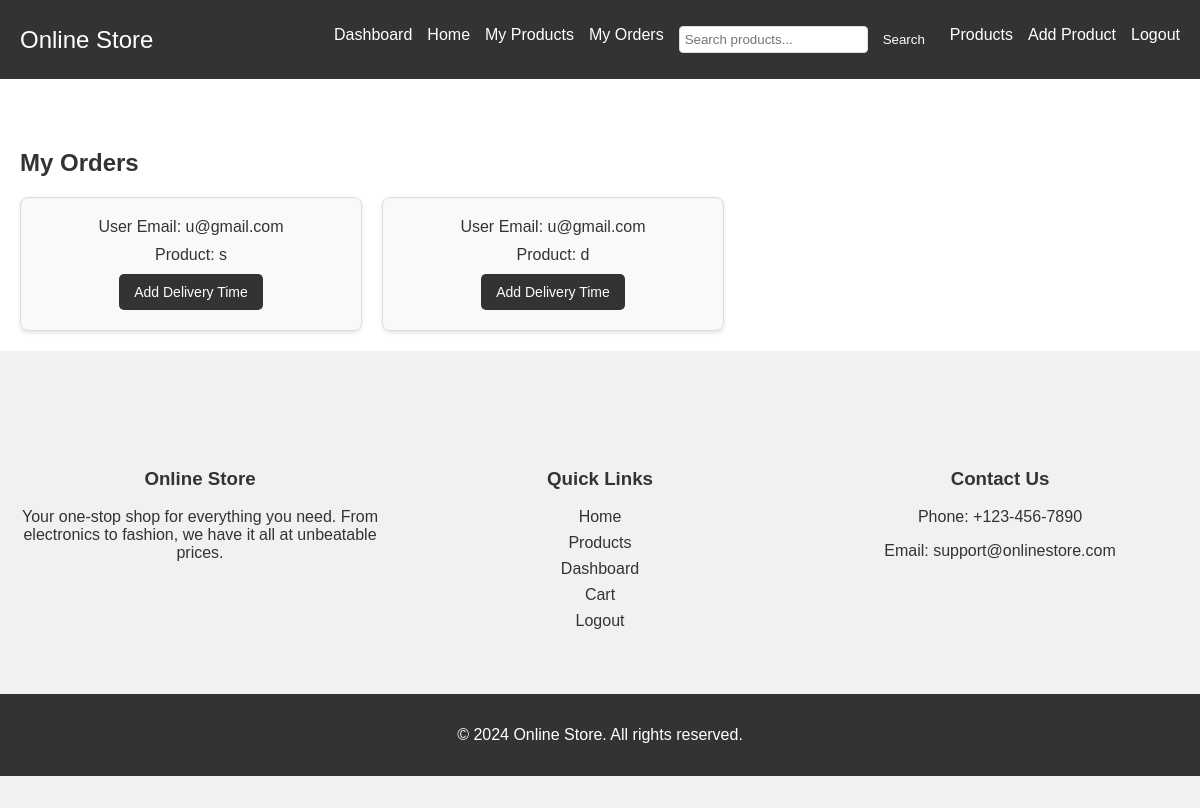
Page /dashboard (signed in) on the earlier database version.
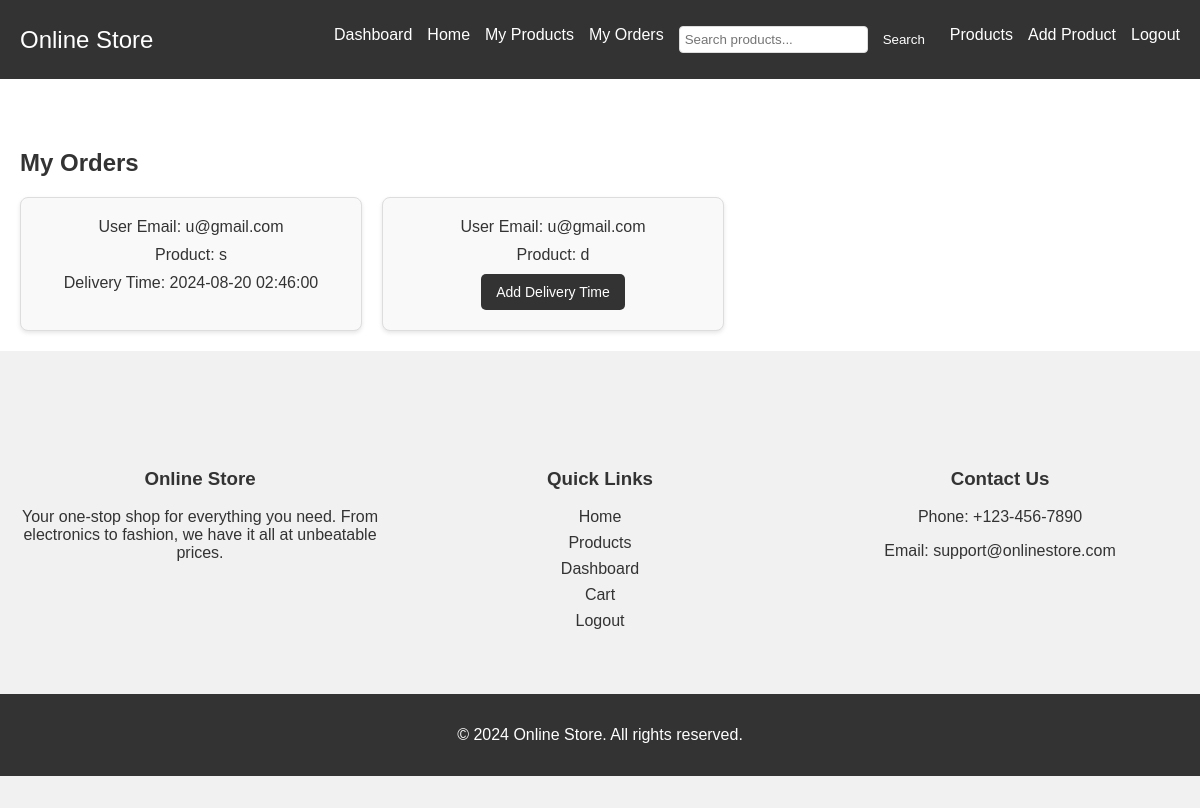
Same page on the later database version.
### models.py (models this page shows, shortened)
class Order(db.Model):
    id = db.Column(db.Integer, primary_key=True)
    user_id = db.Column(db.Integer, db.ForeignKey('user.id'), nullable=False)
    product_id = db.Column(db.Integer, db.ForeignKey('product.id'), nullable=False)
    seller_id = db.Column(db.Integer, db.ForeignKey('seller.id'), nullable=False)
    date = db.Column(db.DateTime, nullable=False, default=datetime.utcnow)
    delivery_time = db.Column(db.DateTime, nullable=True)
    status = db.Column(db.String(50), nullable=False, default="pending")
    user_email = db.Column(db.String(100), nullable=False)
    location = db.Column(db.String(255), nullable=False)
    payment_method = db.Column(db.String(50), nullable=False)

class Product(db.Model):
    id = db.Column(db.Integer, primary_key=True)
    name = db.Column(db.String(100), nullable=False)
    price = db.Column(db.Float, nullable=False)
    stock = db.Column(db.Integer, nullable=False)
    color = db.Column(db.String(1000))
    category = db.Column(db.String(100), nullable=False)
    image1 = db.Column(db.String(120), nullable=True)
    image2 = db.Column(db.String(120), nullable=True)
    image3 = db.Column(db.String(120), nullable=True)
    image4 = db.Column(db.String(120), nullable=True)
    user_id = db.Column(db.Integer, db.ForeignKey('user.id'), nullable=False)
    seller_id = db.Column(db.Integer, db.ForeignKey('seller.id'), nullable=False)
    orders = db.relationship('Order', backref='product', lazy=True)
    authenticated = db.Column(db.Boolean, default=False)

### main.py (the view)
@app.route("/dashboard")
@login_required
def dashboard():
    if current_user.role == "admin":
        return render_template("admin_dashboard.html")
    elif current_user.role == "seller":
        seller = Seller.query.filter_by(email=current_user.email).first()
        if seller and seller.authenticated:
            orders = Order.query.filter_by(seller_id=current_user.id).order_by(Order.date.desc()).all()
            for order in orders:
                print(order.delivery_time)
            return render_template('seller_dashboard.html', orders=orders)
        else:
            return redirect(url_for('pending'))
    if current_user.role == "user":
        categories = Category.query.all()
        return render_template('user_dashboard.html', categories=categories)
    else:
        return redirect(url_for('home'))

### main.py (called while the page is built)
@login_manager.user_loader
def load_user(user_id):
    return User.query.get(int(user_id))

### templates/seller_dashboard.html (shortened to what this page needs)
{% extends 'seller_base.html' %}
{% block content %}
<div class="container">
    <h2>My Orders</h2>
    <div class="seller-container">
        {% for order in orders %}
        <div class="seller-card" >
            <div class="info">User Email: {{ order.user_email }}</div>
            <div class="info">Product: {{ order.product.name }}</div>
            {% if order.delivery_time%}
            <div class="info">Delivery Time: {{ order.delivery_time }}</div>
            {% else %}
            <a href="/delivery_time/{{ order.id }}"><button class="btn btn-success btn-sm edit-btn">Add Delivery Time</button></a>
            {% endif %}
        </div>
        {% else %}
        <div class="text-center">No orders found</div>
        {% endfor %}
    </div>
</div>
{% endblock %}

Differences in the rows shown:
changed Order (number 1 of 2 on the later page): delivery_time (not shown) → "2024-08-20 02:46:00"; delivery_time "Add Delivery Time" → "Delivery Time:"
